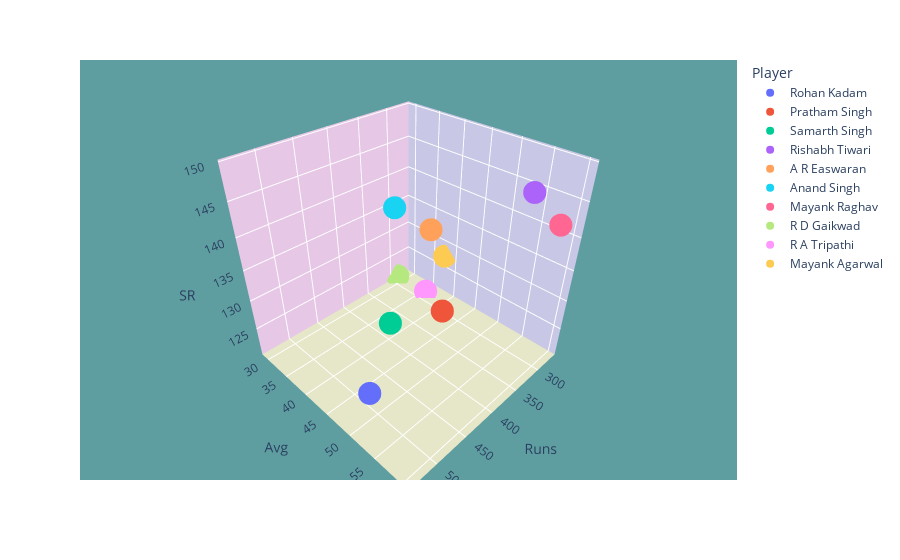

Source (notebook cell):
### Code cell
fig = px.scatter_3d(df_smat_2019.iloc[:10], x='Runs', y='Avg', z='SR', color ='Player')
fig.update_layout(scene=dict(
                                     xaxis=dict(backgroundcolor="rgb(200, 200, 230)",gridcolor="white", 
                                                showbackground=True,zerolinecolor="white",),
                                     yaxis=dict(backgroundcolor="rgb(230, 200,230)",gridcolor="white", 
                                                showbackground=True,zerolinecolor="white",),
                                     zaxis=dict(backgroundcolor="rgb(230, 230,200)",gridcolor="white", 
                                                showbackground=True,zerolinecolor="white",),
                                     bgcolor='cadetblue'
),
                             plot_bgcolor='rgb(12,163,135)',
                         )
fig.show()

### Figure 1 — Plotly figure (JSON) as saved in the notebook; plotly's stock layout.template omitted (floating-point values rounded to 4 significant figures)
{"data": [{"hovertemplate": "Player=Rohan Kadam<br>Runs=%{x}<br>Avg=%{y}<br>SR=%{z}<extra></extra>", "legendgroup": "Rohan Kadam", "marker": {"color": "#636efa", "symbol": "circle"}, "mode": "markers", "name": "Rohan Kadam", "scene": "scene", "showlegend": true, "type": "scatter3d", "x": [536], "y": [53.6], "z": [129.8]}, {"hovertemplate": "Player=Pratham Singh<br>Runs=%{x}<br>Avg=%{y}<br>SR=%{z}<extra></extra>", "legendgroup": "Pratham Singh", "marker": {"color": "#EF553B", "symbol": "circle"}, "mode": "markers", "name": "Pratham Singh", "scene": "scene", "showlegend": true, "type": "scatter3d", "x": [438], "y": [54.75], "z": [136.0]}, {"hovertemplate": "Player=Samarth Singh<br>Runs=%{x}<br>Avg=%{y}<br>SR=%{z}<extra></extra>", "legendgroup": "Samarth Singh", "marker": {"color": "#00cc96", "symbol": "circle"}, "mode": "markers", "name": "Samarth Singh", "scene": "scene", "showlegend": true, "type": "scatter3d", "x": [385], "y": [38.5], "z": [121.5]}, {"hovertemplate": "Player=Rishabh Tiwari<br>Runs=%{x}<br>Avg=%{y}<br>SR=%{z}<extra></extra>", "legendgroup": "Rishabh Tiwari", "marker": {"color": "#ab63fa", "symbol": "circle"}, "mode": "markers", "name": "Rishabh Tiwari", "scene": "scene", "showlegend": true, "type": "scatter3d", "x": [357], "y": [59.5], "z": [149.4]}, {"hovertemplate": "Player=A R Easwaran<br>Runs=%{x}<br>Avg=%{y}<br>SR=%{z}<extra></extra>", "legendgroup": "A R Easwaran", "marker": {"color": "#FFA15A", "symbol": "circle"}, "mode": "markers", "name": "A R Easwaran", "scene": "scene", "showlegend": true, "type": "scatter3d", "x": [331], "y": [41.38], "z": [136.8]}, {"hovertemplate": "Player=Anand Singh<br>Runs=%{x}<br>Avg=%{y}<br>SR=%{z}<extra></extra>", "legendgroup": "Anand Singh", "marker": {"color": "#19d3f3", "symbol": "circle"}, "mode": "markers", "name": "Anand Singh", "scene": "scene", "showlegend": true, "type": "scatter3d", "x": [316], "y": [31.6], "z": [136.2]}, {"hovertemplate": "Player=Mayank Raghav<br>Runs=%{x}<br>Avg=%{y}<br>SR=%{z}<extra></extra>", "legendgroup": "Mayank Raghav", "marker": {"color": "#FF6692", "symbol": "circle"}, "mode": "markers", "name": "Mayank Raghav", "scene": "scene", "showlegend": true, "type": "scatter3d", "x": [301], "y": [60.2], "z": [143.3]}, {"hovertemplate": "Player=R D Gaikwad<br>Runs=%{x}<br>Avg=%{y}<br>SR=%{z}<extra></extra>", "legendgroup": "R D Gaikwad", "marker": {"color": "#B6E880", "symbol": "circle"}, "mode": "markers", "name": "R D Gaikwad", "scene": "scene", "showlegend": true, "type": "scatter3d", "x": [293], "y": [29.3], "z": [121.1]}, {"hovertemplate": "Player=R A Tripathi<br>Runs=%{x}<br>Avg=%{y}<br>SR=%{z}<extra></extra>", "legendgroup": "R A Tripathi", "marker": {"color": "#FF97FF", "symbol": "circle"}, "mode": "markers", "name": "R A Tripathi", "scene": "scene", "showlegend": true, "type": "scatter3d", "x": [289], "y": [36.13], "z": [120.9]}, {"hovertemplate": "Player=Mayank Agarwal<br>Runs=%{x}<br>Avg=%{y}<br>SR=%{z}<extra></extra>", "legendgroup": "Mayank Agarwal", "marker": {"color": "#FECB52", "symbol": "circle"}, "mode": "markers", "name": "Mayank Agarwal", "scene": "scene", "showlegend": true, "type": "scatter3d", "x": [267], "y": [38.14], "z": [127.8]}], "layout": {"legend": {"title": {"text": "Player"}, "tracegroupgap": 0}, "margin": {"t": 60}, "plot_bgcolor": "rgb(12,163,135)", "scene": {"bgcolor": "cadetblue", "domain": {"x": [0, 1], "y": [0, 1]}, "xaxis": {"backgroundcolor": "rgb(200, 200, 230)", "gridcolor": "white", "showbackground": true, "title": {"text": "Runs"}, "zerolinecolor": "white"}, "yaxis": {"backgroundcolor": "rgb(230, 200,230)", "gridcolor": "white", "showbackground": true, "title": {"text": "Avg"}, "zerolinecolor": "white"}, "zaxis": {"backgroundcolor": "rgb(230, 230,200)", "gridcolor": "white", "showbackground": true, "title": {"text": "SR"}, "zerolinecolor": "white"}}}}
